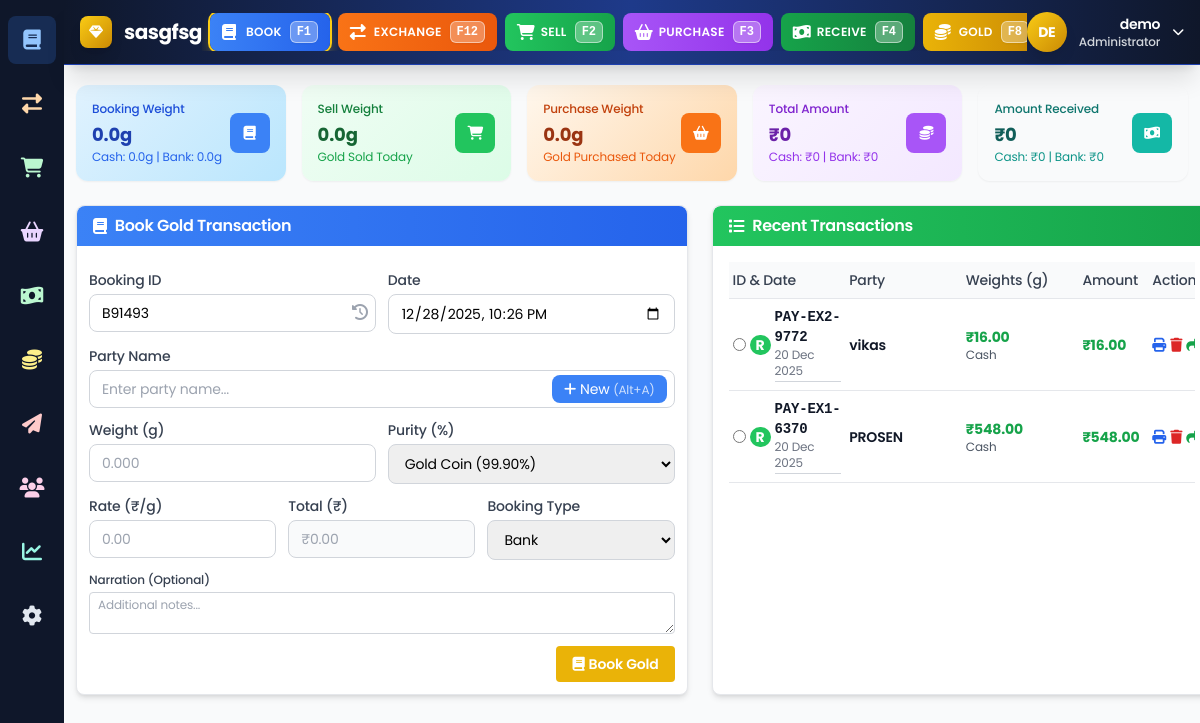
Screenshot of /book.php (signed in) with the database file from the repository.
### tables this page shows
CREATE TABLE `transactions` (
  `id` int(11) NOT NULL AUTO_INCREMENT,
  `company_id` int(11) NOT NULL,
  `user_id` int(11) DEFAULT NULL,
  `party_id` int(11) DEFAULT NULL,
  `receipt_id` varchar(50) NOT NULL,
  `transaction_type` enum('Booking','Sale','Purchase','Received','Payment','Gold_Received','Exchange') NOT NULL,
  `date_of_transaction` datetime NOT NULL,
  `gold_weight` decimal(10,3) NOT NULL DEFAULT 0.000,
  `purity` decimal(5,2) DEFAULT NULL,
  `rate` decimal(10,2) DEFAULT NULL,
  `gold_amount` decimal(15,2) NOT NULL DEFAULT 0.00,
  `payment_amount` decimal(15,2) NOT NULL DEFAULT 0.00,
  `payment_method` enum('Cash','Bank','UPI','Cheque') DEFAULT 'Cash',
  `payment_type` enum('Payment_In','Payment_Out') DEFAULT 'Payment_In',
  `receipt_method` enum('Cash','Bank') DEFAULT 'Cash',
  `party_balance_before` decimal(15,2) DEFAULT 0.00,
  `party_balance_after` decimal(15,2) DEFAULT 0.00,
  `party_gold_balance_before` decimal(10,3) DEFAULT 0.000,
  `party_gold_balance_after` decimal(10,3) DEFAULT 0.000,
  `booking_type` varchar(50) DEFAULT NULL,
  `narration` text DEFAULT NULL,
  `created_at` timestamp NULL DEFAULT current_timestamp(),
  `updated_at` timestamp NULL DEFAULT current_timestamp() ON UPDATE current_timestamp(),
  `received_weight` decimal(10,3) DEFAULT NULL COMMENT 'Weight of old gold received',
  `fine_weight` decimal(10,3) DEFAULT NULL COMMENT 'Calculated fine gold weight',
  `delivered_weight` decimal(10,3) DEFAULT NULL COMMENT 'Weight of fine gold issued',
  `difference_weight` decimal(10,3) DEFAULT NULL COMMENT 'Difference between fine and delivered',
  `amount` decimal(15,2) DEFAULT 0.00 COMMENT 'Transaction amount',
  `due_amount` decimal(15,2) DEFAULT 0.00 COMMENT 'Remaining due amount',
  `payment_status` enum('Paid','Partial','Due','Pending') DEFAULT 'Pending' COMMENT 'Payment status',
  `created_by` int(11) NOT NULL,
  PRIMARY KEY (`id`),
  UNIQUE KEY `unique_receipt_id` (`receipt_id`),
  KEY `fk_transactions_company` (`company_id`),
  KEY `fk_transactions_user` (`user_id`),
  KEY `fk_transactions_party` (`party_id`),
  KEY `idx_transaction_type` (`transaction_type`),
  KEY `idx_date_of_transaction` (`date_of_transaction`),
  KEY `idx_payment_method` (`payment_method`),
  KEY `idx_payment_type` (`payment_type`),
  KEY `idx_transactions_date_type` (`date_of_transaction`,`transaction_type`),
  KEY `idx_transactions_party_date` (`party_id`,`date_of_transaction`),
  KEY `idx_transactions_amount` (`payment_amount`),
  KEY `idx_transactions_gold_weight` (`gold_weight`)
);

CREATE TABLE `parties` (
  `id` int(11) NOT NULL AUTO_INCREMENT,
  `company_id` int(11) NOT NULL,
  `party_name` varchar(255) NOT NULL,
  `contact_no` varchar(20) DEFAULT NULL,
  `address` text DEFAULT NULL,
  `current_balance` decimal(15,2) DEFAULT 0.00,
  `current_gold_balance` decimal(10,3) DEFAULT 0.000,
  `cash_balance` decimal(15,2) DEFAULT 0.00,
  `bank_balance` decimal(15,2) DEFAULT 0.00,
  `cash_gold_balance` decimal(10,3) DEFAULT 0.000,
  `bank_gold_balance` decimal(10,3) DEFAULT 0.000,
  `created_at` timestamp NULL DEFAULT current_timestamp(),
  `updated_at` timestamp NULL DEFAULT current_timestamp() ON UPDATE current_timestamp(),
  PRIMARY KEY (`id`),
  KEY `fk_parties_company` (`company_id`),
  KEY `idx_party_name` (`party_name`),
  KEY `idx_parties_balance` (`current_balance`),
  KEY `idx_parties_gold_balance` (`current_gold_balance`)
);

### book.php (the view, shortened to what the rows shown need)
<?php
require_once __DIR__ . '/config/database.php';
$company_id = intval($_SESSION['company_id']);
$page = isset($_GET['page']) ? (int)$_GET['page'] : 1;
$limit = 10;
$offset = ($page - 1) * $limit;
$search = isset($_GET['search']) ? trim($_GET['search']) : '';
$transactions = [];
try {
    if ($search) {
        $search_escaped = $conn->real_escape_string($search);
        $where_clause = "AND (p.party_name LIKE ? OR t.receipt_id LIKE ?)";
        $search_pattern = "%{$search_escaped}%";
        $transactions_sql = "SELECT t.*, p.party_name, p.contact_no as party_contact
                            FROM transactions t
                            LEFT JOIN parties p ON t.party_id = p.id
                            WHERE t.transaction_type IN ('Booking', 'Received')
                            AND t.company_id = ?
                            $where_clause
                            ORDER BY t.date_of_transaction DESC, t.id DESC
                            LIMIT ?, ?";
        $stmt = $conn->prepare($transactions_sql);
        if ($stmt) {
            $stmt->bind_param("issii", $company_id, $search_pattern, $search_pattern, $offset, $limit);
            $stmt->execute();
            $transactions_result = $stmt->get_result();
            if ($transactions_result) {
                while ($row = $transactions_result->fetch_assoc()) {
                    $transactions[] = $row;
                }
            }
        }
        $total_sql = "SELECT COUNT(*) as count
                      FROM transactions t
                      LEFT JOIN parties p ON t.party_id = p.id
                      WHERE t.transaction_type IN ('Booking', 'Received')
                      AND t.company_id = ?
                      $where_clause";
        $count_stmt = $conn->prepare($total_sql);
        if ($count_stmt) {
            $count_stmt->bind_param("iss", $company_id, $search_pattern, $search_pattern);
            $count_stmt->execute();
            $total_result = $count_stmt->get_result();
            if ($total_result) {
                $total_row = $total_result->fetch_assoc();
                $total_transactions = $total_row ? intval($total_row['count']) : 0;
            }
        }
    } else {
        $transactions_sql = "SELECT t.*, p.party_name, p.contact_no as party_contact
                            FROM transactions t
                            LEFT JOIN parties p ON t.party_id = p.id
                            WHERE t.transaction_type IN ('Booking', 'Received')
                            AND t.company_id = ?
                            ORDER BY t.date_of_transaction DESC, t.id DESC
                            LIMIT ?, ?";
        $stmt = $conn->prepare($transactions_sql);
        if ($stmt) {
            $stmt->bind_param("iii", $company_id, $offset, $limit);
            $stmt->execute();
            $transactions_result = $stmt->get_result();
            if ($transactions_result) {
                while ($row = $transactions_result->fetch_assoc()) {
                    $transactions[] = $row;
                }
            }
        }
    }
} catch (Exception $e) {
    error_log("Transactions query error: " . $e->getMessage());
}
?>
<div class="w-full">
    <div class="flex flex-col lg:flex-row gap-6">
        <div class="bg-white rounded-lg shadow-md border border-gray-200" style="flex: 0 0 55%;">
            <div class="bg-gradient-to-r from-blue-500 to-blue-600 px-4 py-2 rounded-t-lg">
                <h2 class="text-base font-semibold text-white flex items-center">
                    <i class="fas fa-book mr-2"></i>
                    Book Gold Transaction
                </h2>
            </div>
        </div>
        <div class="bg-white rounded-lg shadow-md border border-gray-200" style="flex: 0 0 45%; max-width: 100%; overflow: hidden;">
            <div class="bg-gradient-to-r from-green-500 to-green-600 px-4 py-2 rounded-t-lg">
                <h2 class="text-base font-semibold text-white flex items-center">
                    <i class="fas fa-list mr-2"></i>
                    Recent Transactions
                </h2>
            </div>
            <div class="p-4">
                <div class="overflow-x-auto" style="max-width: 100%;">
                    <table class="w-full text-sm responsive-table" style="table-layout: fixed; width: 100%;">
                        <thead>
                            <tr class="bg-gray-50 border-b">
                                <th class="text-left py-2 px-1 font-medium text-gray-700 text-sm" style="width: 25%;">ID & Date</th>
                                <th class="text-left py-2 px-1 font-medium text-gray-700 text-sm" style="width: 25%;">Party</th>
                                <th class="text-left py-2 px-1 font-medium text-gray-700 text-sm" style="width: 25%;">Weights (g)</th>
                                <th class="text-left py-2 px-1 font-medium text-gray-700 text-sm" style="width: 15%;">Amount</th>
                                <th class="text-left py-2 px-1 font-medium text-gray-700 text-sm" style="width: 10%;">Actions</th>
                            </tr>
                        </thead>
                        <tbody>
                            <?php if (empty($transactions)): ?>
                                <tr>
                                    <td colspan="5" class="text-center py-8 text-gray-500">
                                        <i class="fas fa-inbox text-2xl mb-2"></i><br>
                                        No transactions found
                                    </td>
                                </tr>
                            <?php else: ?>
                                <?php foreach ($transactions as $t): ?>
                                    <tr class="border-b hover:bg-gray-50 cursor-pointer selectable-row" data-receipt-id="<?= $t['receipt_id'] ?>" data-transaction="<?= base64_encode(json_encode($t)) ?>">
                                        <td class="py-2 px-1">
                                            <div class="flex items-center">
                                                <input type="radio" name="selected_transaction" value="<?= $t['receipt_id'] ?>" class="mr-1 transaction-radio">
                                                <?php if ($t['transaction_type'] === 'Received'): ?>
                                                    <span class="bg-green-500 text-white text-xs px-1.5 py-0.5 rounded-full mr-1 font-bold">R</span>
                                                <?php else: ?>
                                                    <span class="bg-blue-500 text-white text-xs px-1.5 py-0.5 rounded-full mr-1 font-bold">B</span>
                                                <?php endif; ?>
                                                <div>
                                                    <div class="font-mono text-sm font-bold text-gray-900"><?= htmlspecialchars($t['receipt_id']) ?></div>
                                                    <div class="text-xs text-gray-500 border-b border-gray-300 pb-0.5"><?= date('d M Y', strtotime($t['date_of_transaction'])) ?></div>
                                                </div>
                                            </div>
                                        </td>
                                        <td class="py-2 px-1">
                                            <div class="font-semibold text-gray-900 text-sm"><?= htmlspecialchars($t['party_name']) ?></div>
                                        </td>
                                        <td class="py-2 px-1">
                                            <?php if ($t['transaction_type'] === 'Received'): ?>
                                                <div class="text-left">
                                                    <div class="font-bold text-green-600 text-sm">₹<?= number_format($t['payment_amount'], 2) ?></div>
                                                    <div class="text-xs text-gray-600"><?= $t['payment_method'] ?? 'Cash' ?></div>
                                                </div>
                                            <?php endif; ?>
                                        </td>
                                        <td class="py-2 px-1">
                                            <div class="text-left">
                                                <?php if ($t['transaction_type'] === 'Received'): ?>
                                                    <span class="font-bold text-green-600 text-sm">₹<?= number_format($t['payment_amount'], 2) ?></span>
                                                <?php else: ?>
                                                    <span class="font-bold text-green-600 text-sm">₹<?= number_format($t['gold_amount'], 2) ?></span>
                                                <?php endif; ?>
                                            </div>
                                        </td>
                                        <td class="py-2 px-1">
                                            <div class="flex items-center space-x-1">
                                                <button class="text-blue-600 hover:text-blue-800 text-sm print-transaction" title="Print Receipt">
                                                    <i class="fas fa-print"></i>
                                                </button>
                                                <button class="text-red-600 hover:text-red-800 text-sm delete-transaction" title="Delete">
                                                    <i class="fas fa-trash"></i>
                                                </button>
                                                <button class="text-green-600 hover:text-green-800 text-sm share-transaction" title="Share">
                                                    <i class="fas fa-share"></i>
                                                </button>
                                            </div>
                                        </td>
                                    </tr>
                                <?php endforeach; ?>
                            <?php endif; ?>
                        </tbody>
                    </table>
                </div>
            </div>
        </div>
    </div>
</div>
<?php
include 'components/layout.php';
?>
</body>

### rows the page displays
transactions: transaction_type "R", receipt "PAY-EX2-9772", date_of_transaction "20 Dec 2025", party.party_name "vikas", payment_amount "16.00", payment_method "Cash"
transactions: transaction_type "R", receipt "PAY-EX1-6370", date_of_transaction "20 Dec 2025", party.party_name "PROSEN", payment_amount "548.00", payment_method "Cash"

### other values shown
$company_name "sasgfsg"
substr($user_name, 0, 2) "DE"
$user_name "demo"
$stats['total_cash_booking_weight'] "0.0"
$stats['total_bank_booking_weight'] "0.0"
$stats['total_sale_weight'] "0.0"
$stats['total_purchase_weight'] "0.0"
$stats['total_cash_booking_amount'] "0"
$stats['total_bank_booking_amount'] "0"
$stats['total_cash_received'] "0"
$stats['total_bank_received'] "0"
